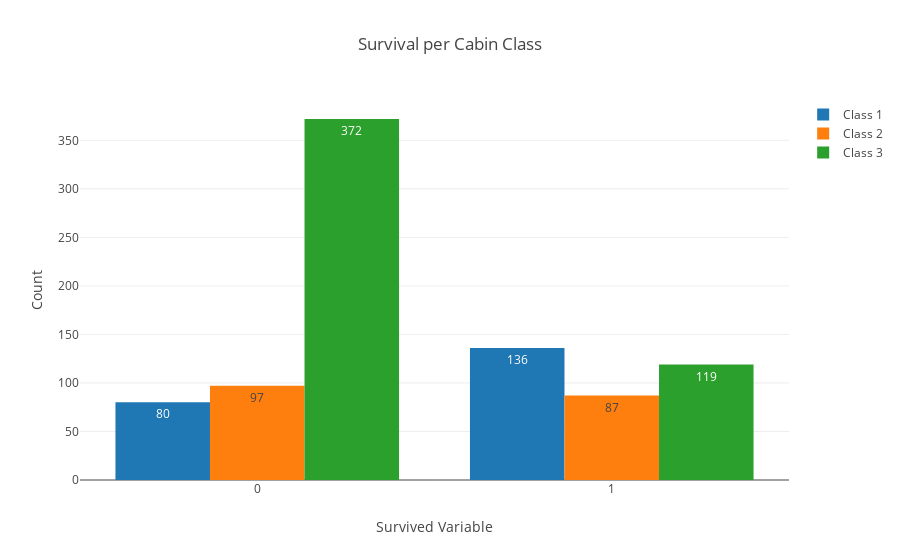

Notebook code cell kept with this figure:
### Code cell
trace0 = go.Bar(
            x = train_data_full[train_data_full["Pclass"] == 1]["Survived"].value_counts().index.values,
            y = train_data_full[train_data_full["Pclass"] == 1]["Survived"].value_counts().values,
            text=train_data_full[train_data_full["Pclass"] == 1]["Survived"].value_counts().values,
            textposition = 'auto',
            name='Class 1'
    )

trace1 = go.Bar(
            x = train_data_full[train_data_full["Pclass"] == 2]["Survived"].value_counts().index.values,
            y = train_data_full[train_data_full["Pclass"] == 2]["Survived"].value_counts().values,
            text=train_data_full[train_data_full["Pclass"] == 2]["Survived"].value_counts().values,
            textposition = 'auto',
            name='Class 2'
    )

trace3 = go.Bar(
            x = train_data_full[train_data_full["Pclass"] == 3]["Survived"].value_counts().index.values,
            y = train_data_full[train_data_full["Pclass"] == 3]["Survived"].value_counts().values,
            text=train_data_full[train_data_full["Pclass"] == 3]["Survived"].value_counts().values,
            textposition = 'auto',
            name='Class 3'
    )

data = [trace0, trace1, trace3]

layout = go.Layout(
    
)

layout = go.Layout(
    yaxis=dict(
        title='Count'
    ),
    xaxis=dict(
        title='Survived Variable'
    ),
    title='Survival per Cabin Class'
)

fig = go.Figure(data=data, layout=layout)

py.iplot(fig, filename='grouped-bar')

### Figure 1 — Plotly figure (JSON) as saved in the notebook; plotly's stock layout.template omitted (floating-point values rounded to 4 significant figures)
{"data": [{"name": "Class 1", "text": [136, 80], "textposition": "auto", "type": "bar", "uid": "b5baddf0-e6db-11e8-a7e1-357091784533", "x": [1, 0], "y": [136, 80]}, {"name": "Class 2", "text": [97, 87], "textposition": "auto", "type": "bar", "uid": "b5badf8a-e6db-11e8-a7e1-357091784533", "x": [0, 1], "y": [97, 87]}, {"name": "Class 3", "text": [372, 119], "textposition": "auto", "type": "bar", "uid": "b5bae066-e6db-11e8-a7e1-357091784533", "x": [0, 1], "y": [372, 119]}], "layout": {"title": "Survival per Cabin Class", "xaxis": {"title": "Survived Variable"}, "yaxis": {"title": "Count"}}}
